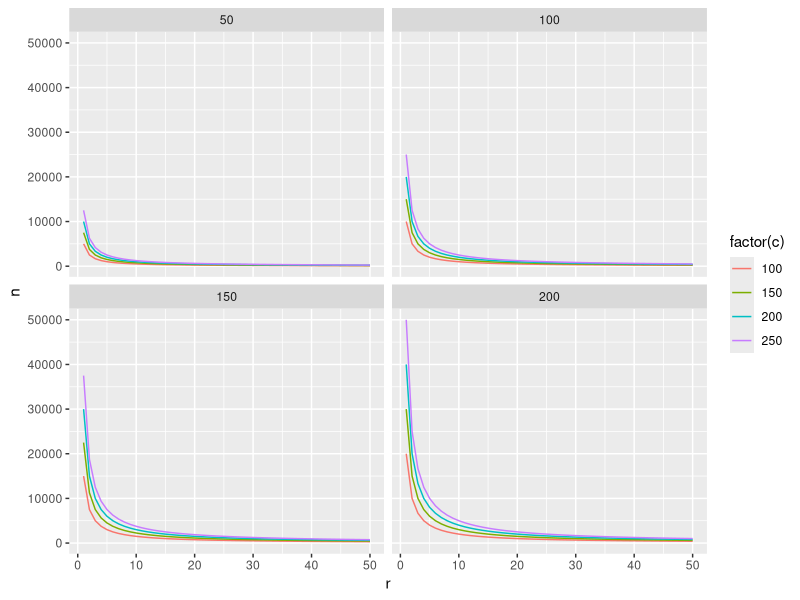
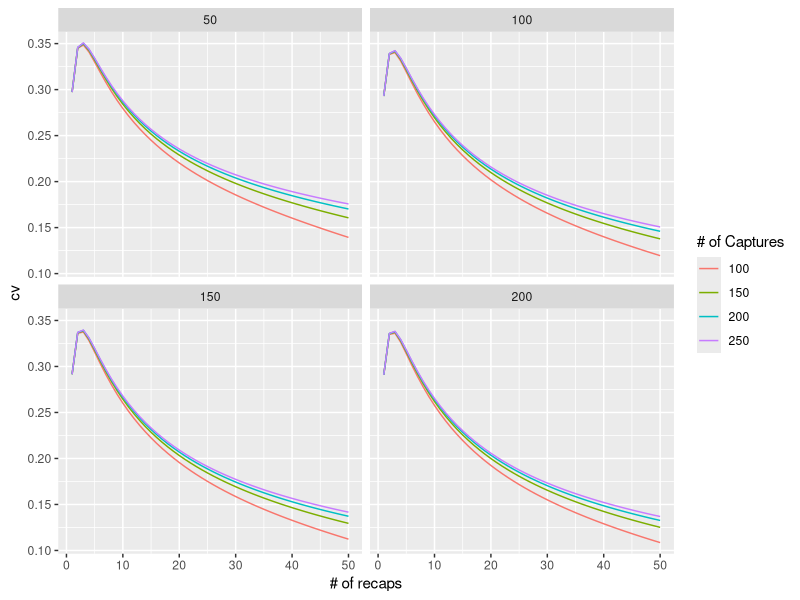
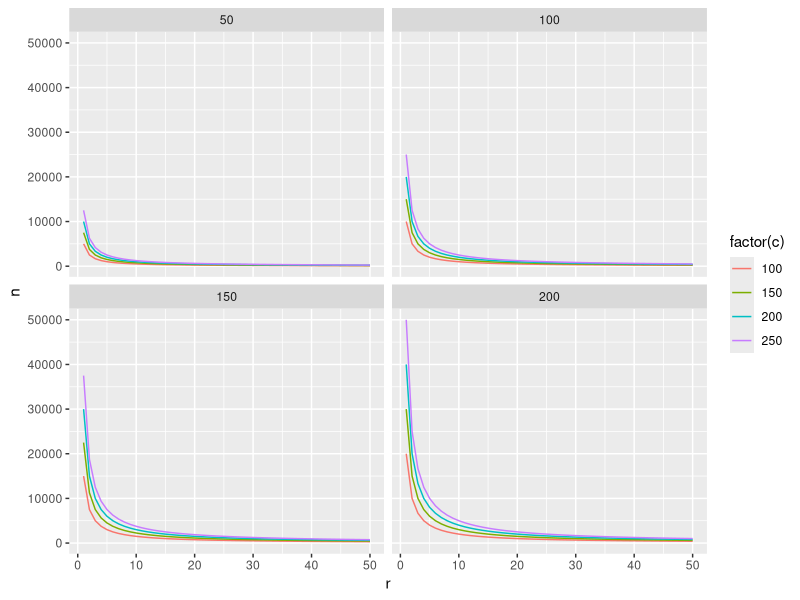
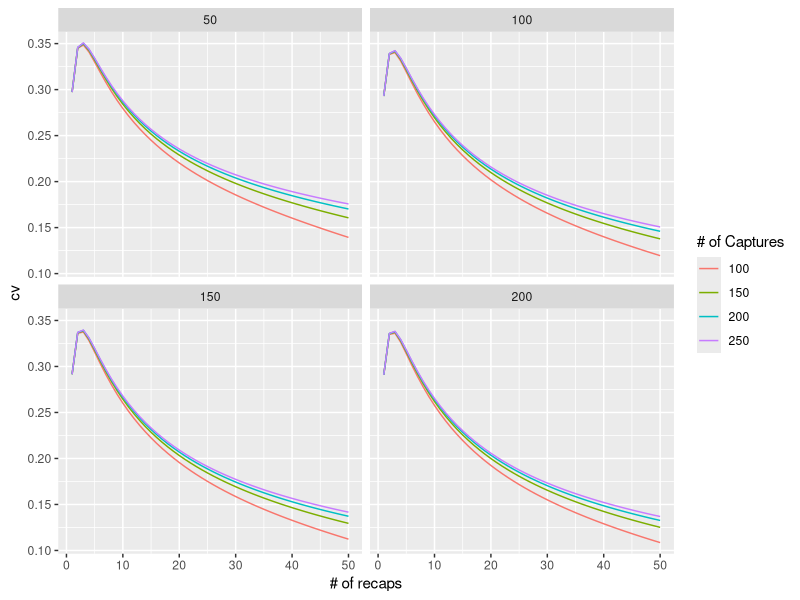

Recreate these plots in R, in order.
# Andy's mark-recapture estimator code
library(tidyverse)
m=c(50,100,150,200)
r=seq(1,50,1)
c=c(100,150,200,250)

store=matrix(nrow=800,ncol=5)
colnames(store)<-c("m","c","r","n","cv")
store<-data.frame(store)
index=1
for (k in 1:4) {
  c.k=c[k]
  
  for (j in 1:4) {
    
    m.j=m[j]
    
    for (i in 1:50) {
      
      n=c.k*m.j/r[i]
      cv=sqrt(((m.j+1+1)*(c.k+1)*(m.j+r[i])*(c.k-r[i]))/((r[i]+1)^2*(r[i]+2)))/n
      store$m[index]=m.j
      store$c[index]=c.k
      store$r[index]=r[i]
      store$n[index]=n
      store$cv[index]=cv
      index=index+1
    }
  }
}

store

ggplot(store,aes(x=r,y=n,color=factor(c)))+
  geom_line()+
  facet_wrap(.~m)
labs(color="# of Captures",x="# of recaps")

ggsave("mr test.png",dpi=300,units="in",height=6,width=6)

ggplot(store,aes(x=r,y=cv,color=factor(c)))+
  geom_line()+
  facet_wrap(.~m)+
  labs(color="# of Captures",x="# of recaps")

ggsave("mr test cvs.png",dpi=300,units="in",height=6,width=6)
